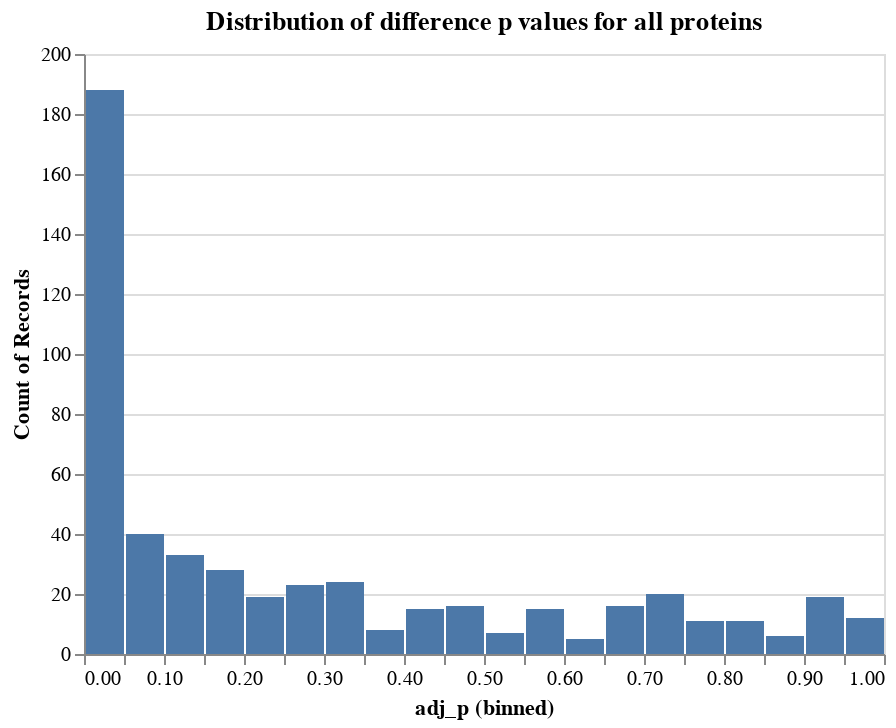

This figure's notebook cell:
### Code cell
# Plot the distribution of all the difference p values
alt.Chart(ttres_long).mark_bar().encode(
    x=alt.X(
        "adj_p",
        bin=alt.Bin(step=0.05),
        scale=alt.Scale(
            domain=[0, 1]
        )
    ),
    y=alt.Y(
        "count()"
    )
).properties(
    title="Distribution of difference p values for all proteins"
)

### Figure 1 — Vega-Lite specification as saved in the notebook (floating-point values rounded to 4 significant figures; data arrays with more than 128 entries replaced by an {"elided": "..."} marker saying what was removed)
{"config": {"view": {"continuousWidth": 400, "continuousHeight": 300}}, "data": {"name": "data-e351ef5c4afe8a65a9b3db2447084025"}, "mark": "bar", "encoding": {"x": {"type": "quantitative", "bin": {"step": 0.05}, "field": "adj_p", "scale": {"domain": [0, 1]}}, "y": {"type": "quantitative", "aggregate": "count"}}, "title": "Distribution of difference p values for all proteins", "$schema": "https://vega.github.io/schema/vega-lite/v4.8.1.json", "datasets": {"data-e351ef5c4afe8a65a9b3db2447084025": {"elided": "516 records"}}}
